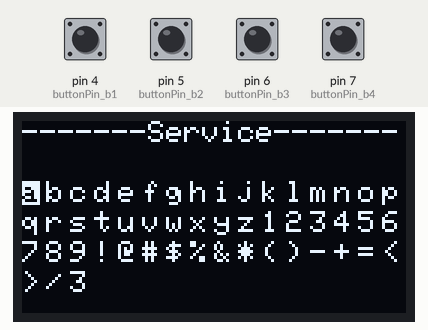
Bench run of a sketch on a simulated Arduino Leonardo, built with avr-gcc and run on an emulated ATmega32U4. On the bench: 128×64 one-colour display. The test bench sets the inputs (shaded band); at power-on: pin 4 (buttonPin_b1), pin 5 (buttonPin_b2), pin 6 (buttonPin_b3), pin 7 (buttonPin_b4) LOW. USB keyboard and mouse output is not drawn.

Above: at 1.2 s.
1.3 s: pin 4 (buttonPin_b1) pulled HIGH for 1 s
At 3.5 s:
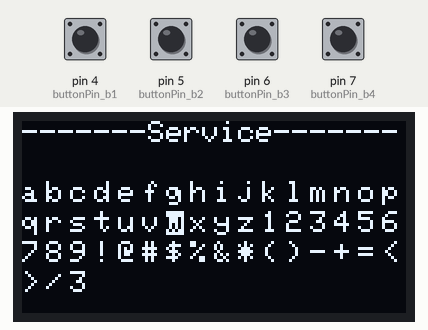
3.8 s: pin 6 (buttonPin_b3) pulled HIGH for 1 s
At 6.0 s:
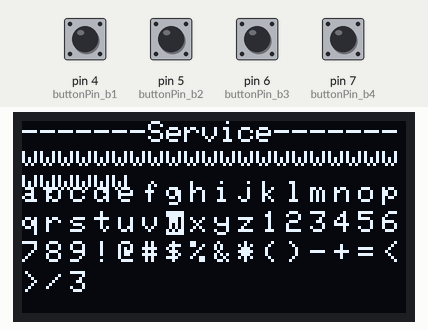
6.3 s: pin 7 (buttonPin_b4) pulled HIGH for 1 s
At 7.4 s:
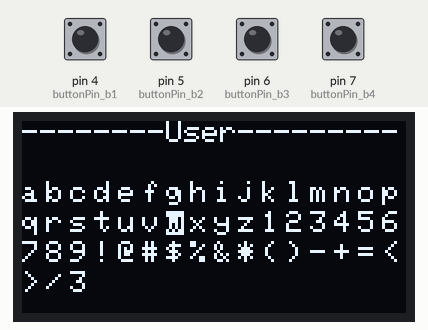
8.8 s: pin 5 (buttonPin_b2) pulled HIGH for 0.15 s
At 10.1 s:
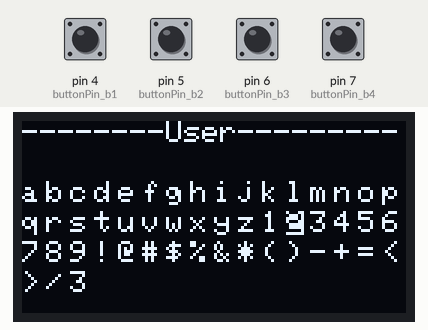
10.4 s: pin 7 (buttonPin_b4) pulled HIGH for 0.15 s
At 11.2 s:
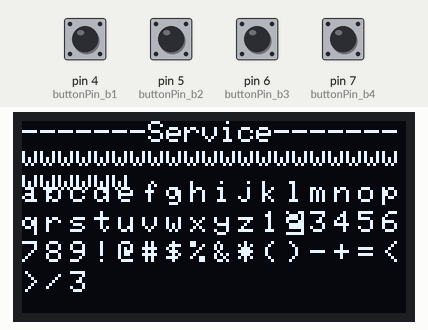
12.0 s: pin 4 (buttonPin_b1) pulled HIGH for 0.15 s
At 13.1 s:
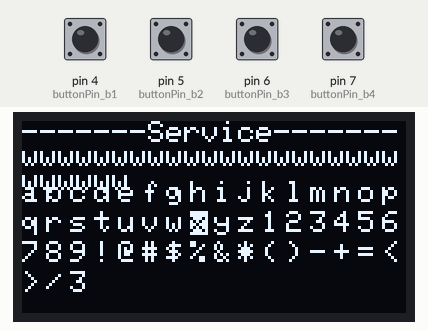
Timing chart, 0 to 14.6 s (numbered marks = the images above; inputs shaded):
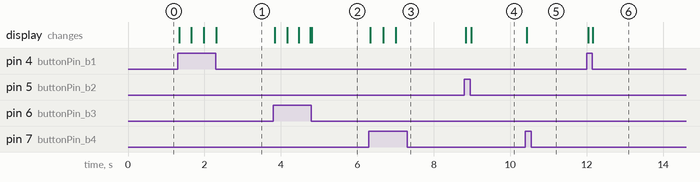

The sketch:

micro_pro_keyvalt_v1.3.ino
```cpp
#include <SPI.h>
#include <Wire.h>
#include <Adafruit_SSD1306.h>
#include "Keyboard.h"

Adafruit_SSD1306 display(-1);
/*
 * Display
 * VCC -> VCC
 * GND -> GND
 * SCL -> 3
 * SDA -> 2
 * -------------
 * Button Back -> 4
 * Button Next -> 5
 * Button Select -> 6
 * Button Insert -> 7
 */
 //buttons
int buttonState_b1 = 0;
const int buttonPin_b1 = 4;
int buttonState_b2 = 0;
const int buttonPin_b2 = 5;
int buttonState_b3 = 0;
const int buttonPin_b3 = 6;
int buttonState_b4 = 0;
const int buttonPin_b4 = 7;
int option = 0;
//
//------ Edit
char segredo[8] = "1234pato";
int cont_for_recripty = 1;
int cesar_chiper = 100;
char dicionario_cesar[] = {'a','b','c','d','e','f','g','h','i','j','k','l','m','n','o','p','q','r','s','t','u','v','w','x','y','z','1','2','3','4','5','6','7','8','9','!','@','#','$','%','&','*','(',')','-','+','=','<','>','/'};
//--------------------------
//
int cesar_chiper_size = sizeof(dicionario_cesar)+1;
char dicionario[] = {'a','b','c','d','e','f','g','h','i','j','k','l','m','n','o','p','q','r','s','t','u','v','w','x','y','z','1','2','3','4','5','6','7','8','9','!','@','#','$','%','&','*','(',')','-','+','=','<','>','/'};
int point_to_return = 0;
int point_f=0;
String user = "";
String serv = "";
char enter = KEY_RETURN;
char saida_tc[16];

void setup()
{
  pinMode(buttonPin_b1, INPUT);
  pinMode(buttonPin_b2, INPUT);
  pinMode(buttonPin_b3, INPUT);
  pinMode(buttonPin_b4, INPUT);

  Keyboard.begin();


  // initialize with the I2C addr 0x3C
  display.begin(SSD1306_SWITCHCAPVCC, 0x3C);

  default_screen();

}

//--------------------------classes -------------------------------------

void default_screen(){

  scree_pass();

  // Display Text
  display.setTextSize(1);

  // cada linha pode ter ate 15 caracteres
  // em dicionario se temos : 45
  //--------------------------------------------------------------------------------------
  for(int i = 0; i <= (15*8) ; i = i+8){
    int j = i/8;
    if(point_to_return == i){
              display.setTextColor(BLACK, WHITE);
          }else{
              display.setTextColor(WHITE);
          }
    display.setCursor(i,20);

    display.println(dicionario[j]);
  }
  //--------------------------------------------------------------------------------------

   for(int i = 0; i <= (15*8) ; i = i+8){
    int j = (i+16*8)/8;

    if(point_to_return == (i+128)){
              display.setTextColor(BLACK, WHITE);
          }else{
              display.setTextColor(WHITE);
          }
    display.setCursor(i,30);

    display.println(dicionario[j]);
  }
  //--------------------------------------------------------------------------------------
  for(int i = 0; i <= (15*8) ; i = i+8){
    int j = (i+32*8)/8;

    if(point_to_return == (i+128*2)){
              display.setTextColor(BLACK, WHITE);
          }else{
              display.setTextColor(WHITE);
          }
    display.setCursor(i,40);

    display.println(dicionario[j]);
  }
 //--------------------------------------------------------------------------------------

  for(int i = 0; i <= (3*8) ; i = i+8){
    int j = (i+48*8)/8;

    if(point_to_return == (i+384)){
              display.setTextColor(BLACK, WHITE);
          }else{
              display.setTextColor(WHITE);
          }
    display.setCursor(i,50);

    display.println(dicionario[j]);
  }

  display.display();
}

void scree_pass(){
  // Display Text
      display.clearDisplay();
      display.setTextSize(1);
      display.setCursor(0,0);
      display.setTextColor(WHITE);
      if(option == 0 ){
        display.println("-------Service-------");
        display.setCursor(0,8);
      display.println(serv);
      }else{
      display.println("--------User---------");
      display.setCursor(0,8);
      display.println(user);
      }
}

void embaralhamento(){
     /* Embaralhamento do segredo com o usuario e o serviço
      * A senha deve ter 16 caracteres
      *  nesse exemplo se utilizará:
      *       8 - segredo (g)
      *       4 - user (u)
      *       4 - serv (s)
      *
      *  u u g g g g u u g g g g s s s s
      * char saida[16] = {user_l[0], user_l[1], segredo[0], segredo[1], segredo[2], segredo[3], user_l[2], user_l[3], segredo[4],segredo[5], segredo[6],segredo[7], serv_l[0], serv_l[1], serv_l[2], serv_l[3]};
      */

    char user_l[3];
    char serv_l[3];
    int i;
    for (i = 0; i < 4; i++) {
        user_l[i] = user[i];
        serv_l[i] = serv[i];

    }

     char saida[16] = {user_l[0], user_l[1], segredo[0], segredo[1], segredo[2], segredo[3], user_l[2], user_l[3], segredo[4],segredo[5], segredo[6],segredo[7], serv_l[0], serv_l[1], serv_l[2], serv_l[3]};
     for (i = 0; i < 16; i++) {
             saida_tc[i] = saida[i];
    }

  crypt();
  }


void crypt(){

  int i_c = 0;
  int i_s = 0;
  int i_m = 0;
  while (cont_for_recripty > i_c){
    while (i_s < 16){
      i_m = 0;
      while( dicionario[i_m] != saida_tc[i_s]){
        i_m ++;
      }
      i_m = i_m + cesar_chiper;

      while( i_m > cesar_chiper_size){
        i_m = i_m - cesar_chiper_size;


      }
      saida_tc[i_s] = dicionario_cesar[i_m];

      i_s  ++;

      }
        i_c  ++;
  }
}

//---------------------------------------------------------------------------------------


void loop() {

   buttonState_b1 = digitalRead(buttonPin_b1);
   buttonState_b2 = digitalRead(buttonPin_b2);
   buttonState_b3 = digitalRead(buttonPin_b3);
   buttonState_b4 = digitalRead(buttonPin_b4);

  // check if the pushbutton is pressed. If it is, the buttonState is HIGH:
  if (buttonState_b2 == HIGH) {

      if(((sizeof(dicionario)-1)*8) <= point_to_return){
            point_to_return = 0;
       }else{
            point_to_return = point_to_return+8;
       }
      default_screen();
}
 if (buttonState_b1 == HIGH) {

      if(0 >= point_to_return){
            point_to_return = (sizeof(dicionario)-1)*8;
       }else{
            point_to_return = point_to_return-8;
       }
      default_screen();
}
    if (buttonState_b3 == HIGH) {
       int i = (point_to_return/8);
       String ex = String(dicionario[i]);

      if(option == 0){
        serv = serv + ex;

      }else{
              user = user + ex;


      }
      default_screen();
    }

    if (buttonState_b4 == HIGH) {


      if(option == 0){
        option = 1;
        default_screen();

      }else{
        if(user == "" ||  serv == "") {
           option = 0;
          default_screen();

        }else{
      embaralhamento();
      String saida = String(saida_tc);
      Keyboard.print(saida);
      Keyboard.press(enter);
      Keyboard.release(enter);
      user = "";
      serv = "";

      option = 0;

      default_screen();
      delay(1000);
        }

      }
    }
}
```

Measured:
- after the input at 1.3 s, the display: first changes at once (image 1 shows a later state)
- after the input at 3.8 s, the display: first changes at once (image 2 shows a later state)
- after the input at 6.3 s, the display: changes at once (image 3)
- after the input at 8.8 s, the display: first changes at once (image 4 shows a later state)
- after the input at 10.4 s, the display: changes at once (image 5)
- after the input at 12.0 s, the display: first changes at once (image 6 shows a later state)
